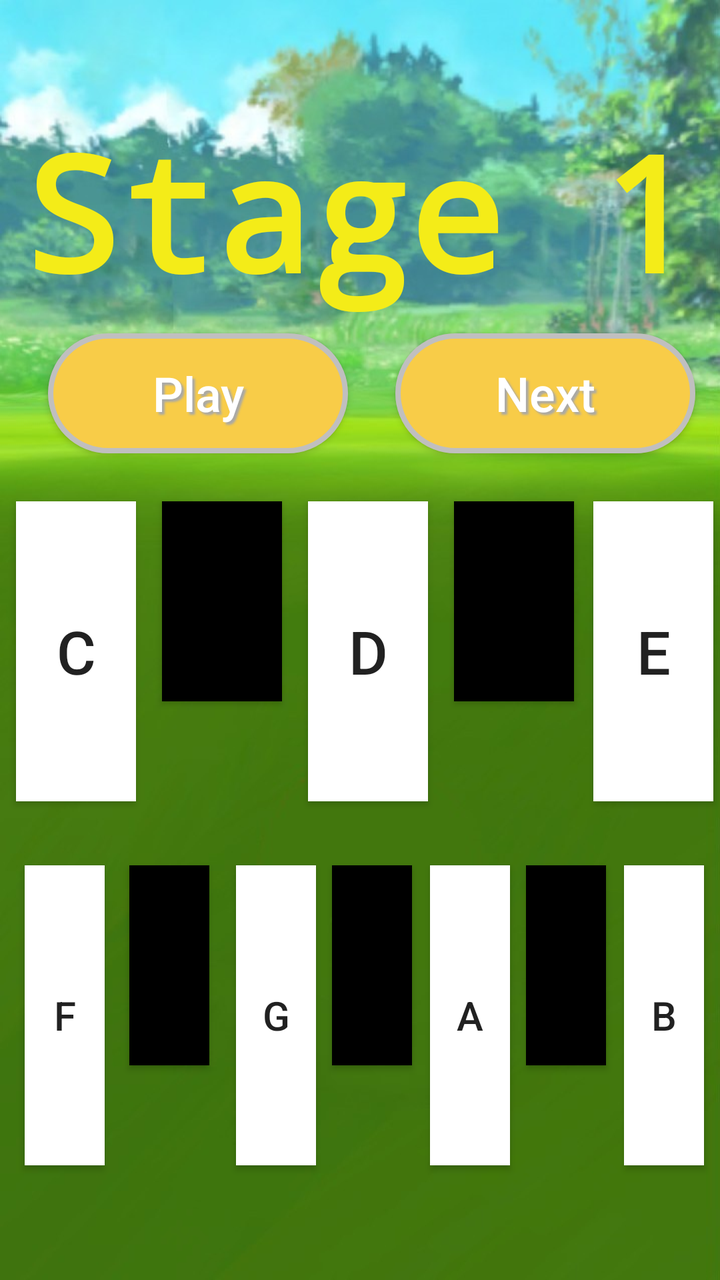
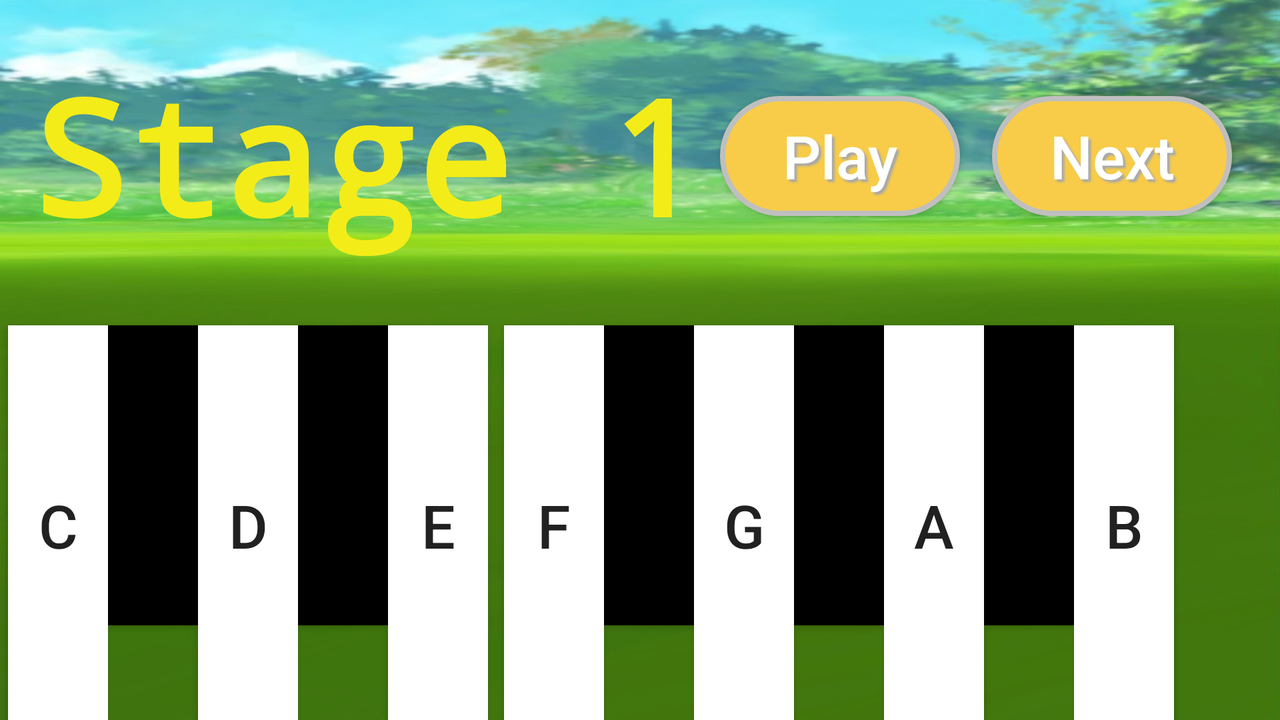

Compare how this app lays out the same screen by default and in its alternative resource folder. The renders come first, then the two layout files and the values they reference.
<!-- AndroidManifest.xml: application theme AppTheme -->
<!-- res/layout/single_game.xml -->
<?xml version="1.0" encoding="utf-8"?>
<android.support.constraint.ConstraintLayout xmlns:android="http://schemas.android.com/apk/res/android"
    xmlns:app="http://schemas.android.com/apk/res-auto"
    xmlns:tools="http://schemas.android.com/tools"
    android:layout_width="match_parent"
    android:layout_height="match_parent"
    android:background="@drawable/bg"
    tools:context=".GameSingle">


    <TextView
        android:id="@+id/counter"
        android:layout_width="wrap_content"
        android:layout_height="wrap_content"
        android:layout_gravity="center"
        android:layout_marginStart="8dp"
        android:layout_marginLeft="8dp"
        android:layout_marginTop="52dp"
        android:layout_marginEnd="8dp"
        android:layout_marginRight="8dp"
        android:text="Stage 1"
        android:textColor="@color/colorAccent"
        android:textSize="80sp"
        android:textStyle="bold"
        style="AudioFileInfoOverlayText"
        android:typeface="monospace"
        app:layout_constraintEnd_toEndOf="parent"
        app:layout_constraintStart_toStartOf="parent"
        app:layout_constraintTop_toTopOf="parent" />

    <Button
        android:id="@+id/button_DO"
        android:layout_width="60dp"
        android:layout_height="150dp"
        android:layout_marginStart="8dp"
        android:layout_marginLeft="8dp"
        android:layout_weight="1"
        android:background="@android:color/background_light"
        android:text="C"
        android:textSize="30dp"
        app:layout_constraintStart_toStartOf="parent"
        app:layout_constraintTop_toTopOf="@+id/button_RE" />

    <Button
        android:id="@+id/button_DI"
        android:layout_width="60dp"
        android:layout_height="100dp"
        android:layout_marginStart="13dp"
        android:layout_marginLeft="13dp"
        android:layout_weight="1"
        android:background="@android:color/background_dark"
        app:layout_constraintStart_toEndOf="@+id/button_DO"
        app:layout_constraintTop_toTopOf="@+id/button_RE" />

    <Button
        android:id="@+id/button_RE"
        android:layout_width="60dp"
        android:layout_height="150dp"
        android:layout_marginStart="13dp"
        android:layout_marginLeft="13dp"
        android:layout_marginTop="24dp"
        android:layout_weight="1"
        android:background="@android:color/background_light"
        android:text="D"
        android:textSize="30dp"
        app:layout_constraintStart_toEndOf="@+id/button_DI"
        app:layout_constraintTop_toBottomOf="@+id/button_START" />

    <Button
        android:id="@+id/button_RI"
        android:layout_width="60dp"
        android:layout_height="100dp"
        android:layout_marginStart="13dp"
        android:layout_marginLeft="13dp"
        android:layout_weight="1"
        android:background="@android:color/background_dark"
        app:layout_constraintStart_toEndOf="@+id/button_RE"
        app:layout_constraintTop_toTopOf="@+id/button_RE" />

    <Button
        android:id="@+id/button_MI"
        android:layout_width="60dp"
        android:layout_height="150dp"
        android:layout_marginStart="14dp"
        android:layout_marginLeft="14dp"
        android:layout_marginEnd="8dp"
        android:layout_marginRight="8dp"
        android:layout_weight="1"
        android:background="@android:color/background_light"
        android:text="E"
        android:textSize="30dp"
        app:layout_constraintEnd_toEndOf="parent"
        app:layout_constraintStart_toEndOf="@+id/button_RI"
        app:layout_constraintTop_toTopOf="@+id/button_RE" />

    <Button
        android:id="@+id/button_FA"
        android:layout_width="40dp"
        android:layout_height="150dp"
        android:layout_marginStart="8dp"
        android:layout_marginLeft="8dp"
        android:layout_marginEnd="8dp"
        android:layout_marginRight="8dp"
        android:layout_weight="1"
        android:background="@android:color/background_light"
        android:text="F"
        android:textSize="20dp"
        app:layout_constraintEnd_toStartOf="@+id/button_FI"
        app:layout_constraintStart_toStartOf="parent"
        app:layout_constraintTop_toTopOf="@+id/button_SI" />

    <Button
        android:id="@+id/button_FI"
        android:layout_width="40dp"
        android:layout_height="100dp"
        android:layout_marginEnd="9dp"
        android:layout_marginRight="9dp"
        android:layout_weight="1"
        android:background="@android:color/background_dark"
        app:layout_constraintEnd_toStartOf="@+id/button_SOL"
        app:layout_constraintStart_toEndOf="@+id/button_FA"
        app:layout_constraintTop_toTopOf="@+id/button_SI" />

    <Button
        android:id="@+id/button_SOL"
        android:layout_width="40dp"
        android:layout_height="150dp"
        android:layout_marginEnd="8dp"
        android:layout_marginRight="8dp"
        android:layout_weight="1"
        android:background="@android:color/background_light"
        android:text="G"
        android:textSize="20dp"
        app:layout_constraintEnd_toStartOf="@+id/button_SI"
        app:layout_constraintTop_toTopOf="@+id/button_SI" />

    <Button
        android:id="@+id/button_SI"
        android:layout_width="40dp"
        android:layout_height="100dp"
        android:layout_marginTop="32dp"
        android:layout_marginEnd="9dp"
        android:layout_marginRight="9dp"
        android:layout_weight="1"
        android:background="@android:color/background_dark"
        app:layout_constraintEnd_toStartOf="@+id/button_LA"
        app:layout_constraintTop_toBottomOf="@+id/button_RE" />

    <Button
        android:id="@+id/button_LA"
        android:layout_width="40dp"
        android:layout_height="150dp"
        android:layout_marginEnd="8dp"
        android:layout_marginRight="8dp"
        android:layout_weight="1"
        android:background="@android:color/background_light"
        android:text="A"
        android:textSize="20dp"
        app:layout_constraintEnd_toStartOf="@+id/button_LI"
        app:layout_constraintTop_toTopOf="@+id/button_SI" />

    <Button
        android:id="@+id/button_LI"
        android:layout_width="40dp"
        android:layout_height="100dp"
        android:layout_marginEnd="9dp"
        android:layout_marginRight="9dp"
        android:layout_weight="1"
        android:background="@android:color/background_dark"
        app:layout_constraintEnd_toStartOf="@+id/button_TI"
        app:layout_constraintTop_toTopOf="@+id/button_SI" />

    <Button
        android:id="@+id/button_TI"
        android:layout_width="40dp"
        android:layout_height="150dp"
        android:layout_marginEnd="8dp"
        android:layout_marginRight="8dp"
        android:layout_weight="1"
        android:background="@android:color/background_light"
        android:text="B"
        android:textSize="20dp"
        app:layout_constraintEnd_toEndOf="parent"
        app:layout_constraintTop_toTopOf="@+id/button_SI" />

    <Button
        android:id="@+id/button_START"
        android:layout_width="150dp"
        android:layout_height="60dp"
        android:layout_marginStart="24dp"
        android:layout_marginLeft="24dp"
        android:layout_marginTop="8dp"
        android:layout_weight="1"
        android:background="@drawable/buttonshape1"
        android:shadowColor="#A8A8A8"
        android:shadowDx="4"
        android:shadowDy="4"
        android:shadowRadius="2"
        android:text="Play"
        android:textAllCaps="false"
        android:textColor="#FFFFFF"
        android:textSize="24sp"
        app:layout_constraintStart_toStartOf="parent"
        app:layout_constraintTop_toBottomOf="@+id/counter" />

    <Button
        android:id="@+id/button_NEXT"
        android:layout_width="150dp"
        android:layout_height="60dp"
        android:layout_marginStart="8dp"
        android:layout_marginLeft="8dp"
        android:layout_marginEnd="8dp"
        android:layout_marginRight="8dp"
        android:layout_weight="1"
        android:background="@drawable/buttonshape1"
        android:shadowColor="#A8A8A8"
        android:shadowDx="4"
        android:shadowDy="4"
        android:shadowRadius="2"
        android:text="Next"
        android:textAllCaps="false"
        android:textColor="#FFFFFF"
        android:textSize="24sp"
        app:layout_constraintEnd_toEndOf="parent"
        app:layout_constraintHorizontal_bias="0.784"
        app:layout_constraintStart_toEndOf="@+id/button_START"
        app:layout_constraintTop_toTopOf="@+id/button_START" />

</android.support.constraint.ConstraintLayout>
<!-- resources referenced by this layout -->
<resources>
  <color name="colorAccent">#F4EC18</color>
  <!-- drawable bg: png bitmap (drawable, 911292 bytes) -->
  <!-- drawable buttonshape1 (drawable) -->
  <?xml version="1.0" encoding="utf-8"?>
  <shape xmlns:android="http://schemas.android.com/apk/res/android" android:shape="rectangle" >
      <corners
          android:radius="200dp"
          />
      <solid
          android:color="#F8CC48"
          />
      <padding
          android:left="0dp"
          android:top="0dp"
          android:right="0dp"
          android:bottom="0dp"
          />
      <size
          android:width="270dp"
          android:height="60dp"
          />
      <stroke
          android:width="2.5dp"
          android:color="#C0BFBF"
          />
  </shape>
  <style name="AppTheme" parent="Theme.AppCompat.Light.NoActionBar">
          
          <item name="colorPrimary">@color/colorPrimary</item>
          <item name="colorPrimaryDark">@color/colorPrimaryDark</item>
          <item name="colorAccent">@color/colorAccent</item>
          <item name="android:windowFullscreen">true</item>
      </style>
  <color name="colorPrimary">#3F51B5</color>
  <color name="colorPrimaryDark">#303F9F</color>
</resources>
<!-- res/layout-land/single_game.xml (the repository's variant of the layout above) -->
<!-- drawn on the phone turned sideways -->
<?xml version="1.0" encoding="utf-8"?>
<android.support.constraint.ConstraintLayout xmlns:android="http://schemas.android.com/apk/res/android"
    xmlns:app="http://schemas.android.com/apk/res-auto"
    xmlns:tools="http://schemas.android.com/tools"
    android:layout_width="match_parent"
    android:layout_height="match_parent"
    android:background="@drawable/bg"
    tools:context=".GameSingle">


    <TextView
        android:id="@+id/counter"
        style="AudioFileInfoOverlayText"
        android:layout_width="wrap_content"
        android:layout_height="wrap_content"
        android:layout_gravity="center"
        android:layout_marginStart="16dp"
        android:layout_marginLeft="16dp"
        android:layout_marginTop="24dp"
        android:text="Stage 1"
        android:textColor="@color/colorAccent"
        android:textSize="80sp"
        android:textStyle="bold"
        android:typeface="monospace"
        app:layout_constraintStart_toStartOf="parent"
        app:layout_constraintTop_toTopOf="parent" />

    <Button
        android:id="@+id/button_DO"
        android:layout_width="50dp"
        android:layout_height="200dp"
        android:layout_marginStart="4dp"
        android:layout_marginLeft="4dp"
        android:layout_marginTop="32dp"
        android:layout_weight="1"
        android:background="@android:color/background_light"
        android:text="C"
        android:textSize="30dp"
        app:layout_constraintStart_toStartOf="parent"
        app:layout_constraintTop_toBottomOf="@+id/counter" />

    <Button
        android:id="@+id/button_DI"
        android:layout_width="45dp"
        android:layout_height="150dp"
        android:layout_weight="1"
        android:background="@android:color/background_dark"
        app:layout_constraintStart_toEndOf="@+id/button_DO"
        app:layout_constraintTop_toTopOf="@+id/button_DO" />

    <Button
        android:id="@+id/button_RE"
        android:layout_width="50dp"
        android:layout_height="200dp"
        android:layout_weight="1"
        android:background="@android:color/background_light"
        android:text="D"
        android:textSize="30dp"
        app:layout_constraintStart_toEndOf="@+id/button_DI"
        app:layout_constraintTop_toTopOf="@+id/button_DO" />

    <Button
        android:id="@+id/button_RI"
        android:layout_width="45dp"
        android:layout_height="150dp"
        android:layout_weight="1"
        android:background="@android:color/background_dark"
        app:layout_constraintStart_toEndOf="@+id/button_RE"
        app:layout_constraintTop_toTopOf="@+id/button_DO" />

    <Button
        android:id="@+id/button_MI"
        android:layout_width="50dp"
        android:layout_height="200dp"
        android:layout_weight="1"
        android:background="@android:color/background_light"
        android:text="E"
        android:textSize="30dp"
        app:layout_constraintStart_toEndOf="@+id/button_RI"
        app:layout_constraintTop_toTopOf="@+id/button_DO" />

    <Button
        android:id="@+id/button_FA"
        android:layout_width="50dp"
        android:layout_height="200dp"
        android:layout_marginStart="8dp"
        android:layout_marginLeft="8dp"
        android:layout_weight="1"
        android:background="@android:color/background_light"
        android:text="F"
        android:textSize="30dp"
        app:layout_constraintStart_toEndOf="@+id/button_MI"
        app:layout_constraintTop_toTopOf="@+id/button_DO" />

    <Button
        android:id="@+id/button_FI"
        android:layout_width="45dp"
        android:layout_height="150dp"
        android:layout_weight="1"
        android:background="@android:color/background_dark"
        app:layout_constraintStart_toEndOf="@+id/button_FA"
        app:layout_constraintTop_toTopOf="@+id/button_DO" />

    <Button
        android:id="@+id/button_SOL"
        android:layout_width="50dp"
        android:layout_height="200dp"
        android:layout_weight="1"
        android:background="@android:color/background_light"
        android:text="G"
        android:textSize="30dp"
        app:layout_constraintStart_toEndOf="@+id/button_FI"
        app:layout_constraintTop_toTopOf="@+id/button_DO" />

    <Button
        android:id="@+id/button_SI"
        android:layout_width="45dp"
        android:layout_height="150dp"
        android:layout_weight="1"
        android:background="@android:color/background_dark"
        app:layout_constraintStart_toEndOf="@+id/button_SOL"
        app:layout_constraintTop_toTopOf="@+id/button_DO" />

    <Button
        android:id="@+id/button_LA"
        android:layout_width="50dp"
        android:layout_height="200dp"
        android:layout_weight="1"
        android:background="@android:color/background_light"
        android:text="A"
        android:textSize="30dp"
        app:layout_constraintStart_toEndOf="@+id/button_SI"
        app:layout_constraintTop_toTopOf="@+id/button_DO" />

    <Button
        android:id="@+id/button_LI"
        android:layout_width="45dp"
        android:layout_height="150dp"
        android:layout_weight="1"
        android:background="@android:color/background_dark"
        app:layout_constraintStart_toEndOf="@+id/button_LA"
        app:layout_constraintTop_toTopOf="@+id/button_DO" />

    <Button
        android:id="@+id/button_TI"
        android:layout_width="50dp"
        android:layout_height="200dp"
        android:layout_weight="1"
        android:background="@android:color/background_light"
        android:text="B"
        android:textSize="30dp"
        app:layout_constraintStart_toEndOf="@+id/button_LI"
        app:layout_constraintTop_toTopOf="@+id/button_DO" />

    <Button
        android:id="@+id/button_START"
        android:layout_width="120dp"
        android:layout_height="60dp"
        android:layout_marginStart="8dp"
        android:layout_marginLeft="8dp"
        android:layout_marginTop="24dp"
        android:layout_weight="1"
        android:background="@drawable/buttonshape1"
        android:shadowColor="#A8A8A8"
        android:shadowDx="4"
        android:shadowDy="4"
        android:shadowRadius="2"
        android:text="Play"
        android:textAllCaps="false"
        android:textColor="#FFFFFF"
        android:textSize="30sp"
        app:layout_constraintStart_toEndOf="@+id/counter"
        app:layout_constraintTop_toTopOf="@+id/counter" />

    <Button
        android:id="@+id/button_NEXT"
        android:layout_width="120dp"
        android:layout_height="60dp"
        android:layout_marginStart="8dp"
        android:layout_marginLeft="8dp"
        android:layout_marginEnd="16dp"
        android:layout_marginRight="16dp"
        android:layout_weight="1"
        android:background="@drawable/buttonshape1"
        android:shadowColor="#A8A8A8"
        android:shadowDx="4"
        android:shadowDy="4"
        android:shadowRadius="2"
        android:text="Next"
        android:textAllCaps="false"
        android:textColor="#FFFFFF"
        android:textSize="30sp"
        app:layout_constraintEnd_toEndOf="parent"
        app:layout_constraintStart_toEndOf="@+id/button_START"
        app:layout_constraintTop_toTopOf="@+id/button_START" />

</android.support.constraint.ConstraintLayout>
